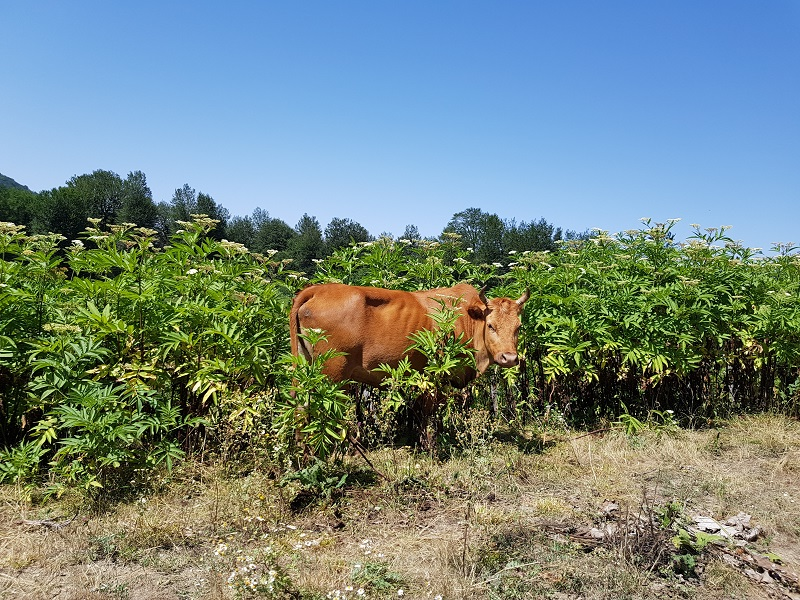
#> input picture images/input.jpg, 800 x 600 px
$ jupyter execute --allow-errors 45-Histogram-comparison.ipynb
#> lines starting #> are read from the running program, lines starting #| are printed output that depends on the picture; long printed decimals are rounded
# <div style="direction:rtl;text-align:right;font-family:B Lotus, B Nazanin, Tahoma">مقایسه دو هیستوگرام</div>

<div style="direction:rtl;text-align:right;font-family:B Lotus, B Nazanin, Tahoma">هیستوگرام به سایز تصویر حساس است!
</div>

[cell 1]
import matplotlib.pyplot as plt
import numpy as np
import cv2

#load images in gray-scale
image1 = cv2.imread('images/input.jpg',0)
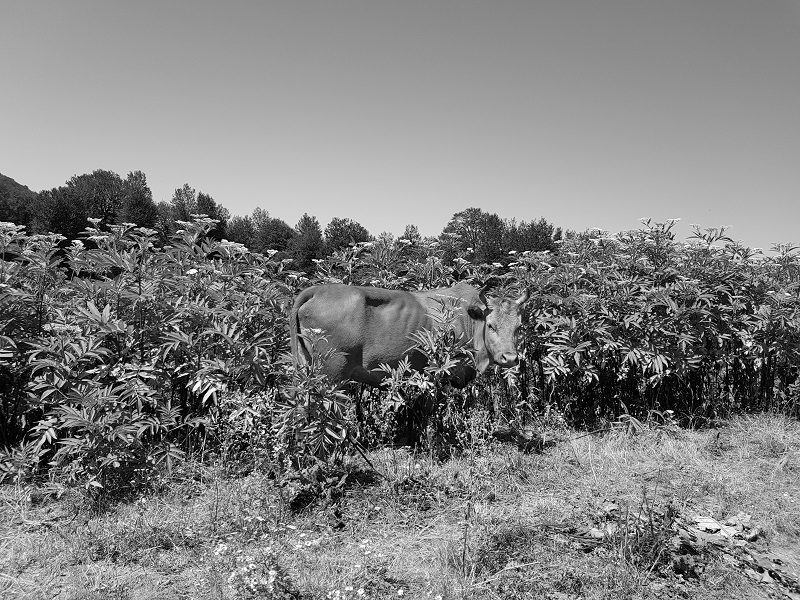
#> image1: shape (600, 800); min 0, max 255, mean 128.3
image2 = cv2.imread('images/input-small.jpg',0)

#print dimentions
print("image1 is: ", image1.shape)
#| image1 is:  (600, 800)
#> (the rest of this cell did not finish here and is left out)

### <div style="direction:rtl;text-align:right;font-family:B Lotus, B Nazanin, Tahoma">نرمال کردن هیستوگرام!
</div>

<div style="direction:rtl;text-align:right;font-family:B Lotus, B Nazanin, Tahoma">محور y را نرمال میکنیم که هیستوگرام مستقل از سایز تصویر شود.
</div>

```normalize(src, dst[, alpha[, beta[, norm_type```

https://docs.opencv.org/3.4/d2/de8/group__core__array.html#ga87eef7ee3970f86906d69a92cbf064bd

[cell 2]
import matplotlib.pyplot as plt
import numpy as np
import cv2

#load images in gray-scale
image1 = cv2.imread('images/input.jpg',0)
image2 = cv2.imread('images/input-small.jpg',0)

#calculate histograms
histogram1 = cv2.calcHist([image1], [0], None, [256], [0, 256])
#> histogram1 = 256 values, max 5105 at index 0, min 113 at index 250, mean 1875
histogram2 = cv2.calcHist([image2], [0], None, [256], [0, 256])
#> histogram2 = 256 values from 0 to 0

#copy histograms
histogram1_normalized = histogram1.copy()
#> histogram1_normalized has the same summary as histogram1
histogram2_normalized = histogram2.copy()
#> histogram2_normalized = 256 values from 0 to 0

#normalize histograms
cv2.normalize(histogram1, histogram1_normalized, alpha=0, beta=1, norm_type=cv2.NORM_MINMAX);
cv2.normalize(histogram2, histogram2_normalized, alpha=0, beta=1, norm_type=cv2.NORM_MINMAX);

#plot
plt.figure(figsize=[10,7])
plt.subplot(221);plt.plot(histogram1);plt.title("Bigger image before normalization");
plt.subplot(222);plt.plot(histogram2);plt.title("Smaller image before normalization");

plt.subplot(223);plt.plot(histogram1_normalized);plt.title("Bigger image after normalization");
plt.subplot(224);plt.plot(histogram2_normalized);plt.title("Smaller image after normalization");
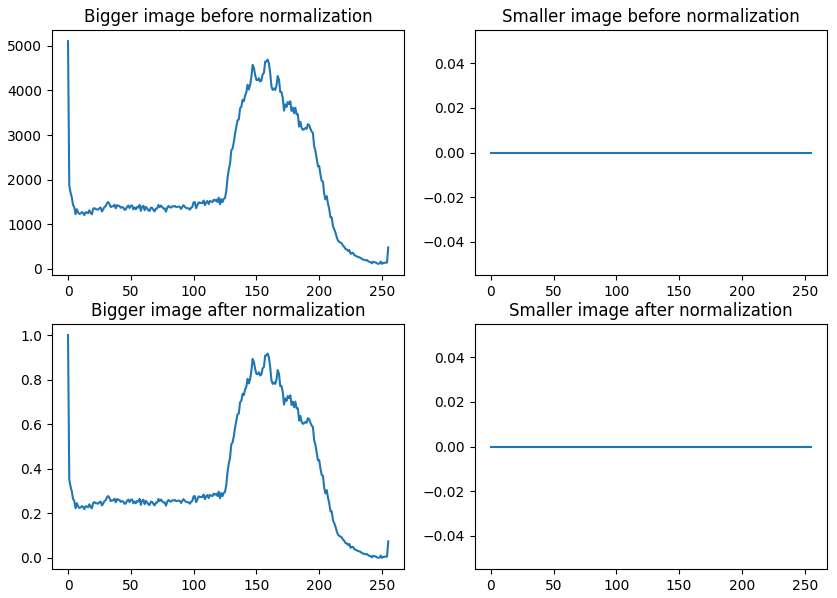
#> figure drawn by matplotlib, 4 panels; panel 1: curve peaks at x = 0, y = 5105; panel 3: curve peaks at x = 0, y = 1

### <div style="direction:rtl;text-align:right;font-family:B Lotus, B Nazanin, Tahoma">مقایسه هیستوگرامها
</div>

```compareHist(H1, H2, method)```

[cell 3]
import cv2
import numpy as np
import matplotlib.pyplot as plt


src_base = cv2.imread("images/Histogram_Comparison_Source_0.jpg")
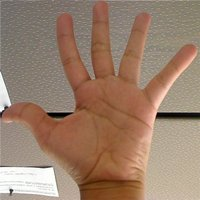
#> input picture images/Histogram_Comparison_Source_0.jpg, 200 x 200 px
#> src_base is the input picture: shape (200, 200, 3); mean B, G, R 107.8, 127.1, 154.3
src_test1 = cv2.imread("images/Histogram_Comparison_Source_1.jpg")
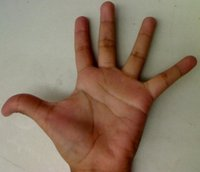
#> input picture images/Histogram_Comparison_Source_1.jpg, 200 x 172 px
#> src_test1 is the input picture: shape (172, 200, 3); mean B, G, R 101.1, 120.5, 140.6
src_test2 = cv2.imread("images/Histogram_Comparison_Source_2.jpg")
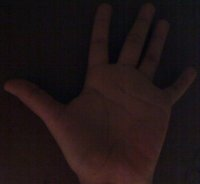
#> input picture images/Histogram_Comparison_Source_2.jpg, 200 x 184 px
#> src_test2 is the input picture: shape (184, 200, 3); mean B, G, R 21.5, 21.1, 32.2

hsv_base = cv2.cvtColor(src_base, cv2.COLOR_BGR2HSV)
#> hsv_base: shape (200, 200, 3); mean H, S, V 15.5, 80.3, 154.4
hsv_test1 = cv2.cvtColor(src_test1, cv2.COLOR_BGR2HSV)
#> hsv_test1: shape (172, 200, 3); mean H, S, V 22, 82.8, 141.4
hsv_test2 = cv2.cvtColor(src_test2, cv2.COLOR_BGR2HSV)
#> hsv_test2: shape (184, 200, 3); mean H, S, V 75.8, 89.4, 32.7

# create an image of half the base image (in HSV format):
hsv_half_down = hsv_base[hsv_base.shape[0]//2:,:]
#> hsv_half_down: shape (100, 200, 3); mean H, S, V 16.3, 92.8, 165.4


hist_base = cv2.calcHist([hsv_base], [0, 1], None,  [180,256], [0,180,0,256])
cv2.normalize(hist_base, hist_base, alpha=0, beta=1, norm_type=cv2.NORM_MINMAX)
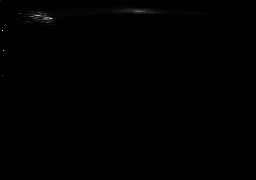
#> hist_base: shape (180, 256) float32; min 0, max 1, mean 0.00201
hist_half_down = cv2.calcHist([hsv_half_down], [0, 1], None,  [180,256], [0,180,0,256])
cv2.normalize(hist_half_down, hist_half_down, alpha=0, beta=1, norm_type=cv2.NORM_MINMAX)
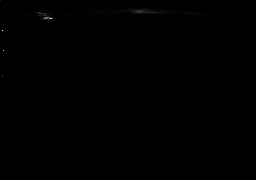
#> hist_half_down: shape (180, 256) float32; min 0, max 1, mean 0.00102
hist_test1 = cv2.calcHist([hsv_test1], [0, 1], None,  [180,256], [0,180,0,256])
cv2.normalize(hist_test1, hist_test1, alpha=0, beta=1, norm_type=cv2.NORM_MINMAX)
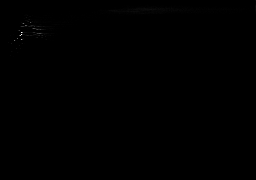
#> hist_test1: shape (180, 256) float32; min 0, max 1, mean 0.000773
hist_test2 = cv2.calcHist([hsv_test2], [0, 1], None,  [180,256], [0,180,0,256])
cv2.normalize(hist_test2, hist_test2, alpha=0, beta=1, norm_type=cv2.NORM_MINMAX)
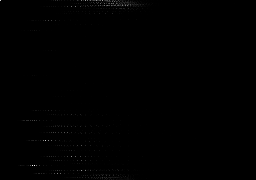
#> hist_test2: shape (180, 256) float32; min 0, max 1, mean 0.00199

base_base = cv2.compareHist(hist_base, hist_base, cv2.HISTCMP_BHATTACHARYYA)
#> base_base = 0
base_half = cv2.compareHist(hist_base, hist_half_down, cv2.HISTCMP_BHATTACHARYYA)
#> base_half = 0.311
base_test1 = cv2.compareHist(hist_base, hist_test1, cv2.HISTCMP_BHATTACHARYYA)
#> base_test1 = 0.75
base_test2 = cv2.compareHist(hist_base, hist_test2, cv2.HISTCMP_BHATTACHARYYA)
#> base_test2 = 0.946


plt.figure(figsize=[10,7])
plt.subplot(221);plt.imshow(src_base[...,::-1]);plt.title("Base image");
plt.subplot(222);plt.imshow(cv2.cvtColor(hsv_half_down, cv2.COLOR_HSV2RGB));plt.title("Half image");
plt.subplot(223);plt.imshow(src_test1[...,::-1]);plt.title("test1");
plt.subplot(224);plt.imshow(src_test2[...,::-1]);plt.title("test2");


print('Perfect: {}, \nBase-Half:{}, \nBase-Test(1):{}, \nBase-Test(2) :{}'.format(\
          base_base, base_half, base_test1, base_test2))
#| Perfect: 0.0,
#| Base-Half:0.3107,
#| Base-Test(1):0.7498,
#| Base-Test(2) :0.9465
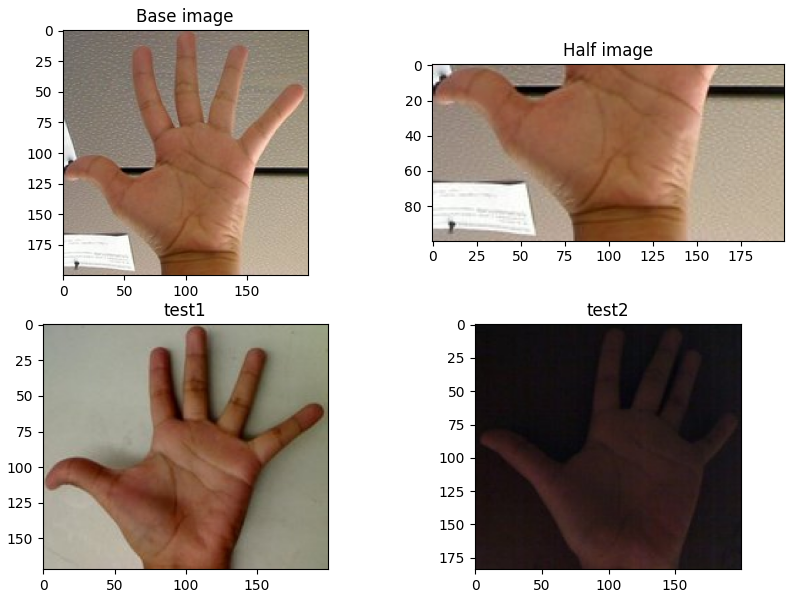
#> figure drawn by matplotlib, 4 panels

### <div style="direction:rtl;text-align:right;font-family:B Lotus, B Nazanin, Tahoma">بررسی سایر متدها
</div>

[cell 4]
import cv2
import numpy as np
import matplotlib.pyplot as plt


src_base = cv2.imread("images/Histogram_Comparison_Source_0.jpg")
src_test1 = cv2.imread("images/Histogram_Comparison_Source_1.jpg")
src_test2 = cv2.imread("images/Histogram_Comparison_Source_2.jpg")

hsv_base = cv2.cvtColor(src_base, cv2.COLOR_BGR2HSV)
hsv_test1 = cv2.cvtColor(src_test1, cv2.COLOR_BGR2HSV)
hsv_test2 = cv2.cvtColor(src_test2, cv2.COLOR_BGR2HSV)

# create an image of half the base image (in HSV format):
hsv_half_down = hsv_base[hsv_base.shape[0]//2:,:]


hist_base = cv2.calcHist([hsv_base], [0, 1], None,  [180,256], [0,180,0,256])
cv2.normalize(hist_base, hist_base, alpha=0, beta=1, norm_type=cv2.NORM_MINMAX)
hist_half_down = cv2.calcHist([hsv_half_down], [0, 1], None,  [180,256], [0,180,0,256])
cv2.normalize(hist_half_down, hist_half_down, alpha=0, beta=1, norm_type=cv2.NORM_MINMAX)
hist_test1 = cv2.calcHist([hsv_test1], [0, 1], None,  [180,256], [0,180,0,256])
cv2.normalize(hist_test1, hist_test1, alpha=0, beta=1, norm_type=cv2.NORM_MINMAX)
hist_test2 = cv2.calcHist([hsv_test2], [0, 1], None,  [180,256], [0,180,0,256])
cv2.normalize(hist_test2, hist_test2, alpha=0, beta=1, norm_type=cv2.NORM_MINMAX)

plt.figure(figsize=[10,7])
plt.subplot(221);plt.imshow(src_base[...,::-1]);plt.title("Base image");
plt.subplot(222);plt.imshow(cv2.cvtColor(hsv_half_down, cv2.COLOR_HSV2RGB));plt.title("Half image");
plt.subplot(223);plt.imshow(src_test1[...,::-1]);plt.title("test1");
plt.subplot(224);plt.imshow(src_test2[...,::-1]);plt.title("test2");


methods = [cv2.HISTCMP_BHATTACHARYYA, cv2.HISTCMP_CHISQR, cv2.HISTCMP_CORREL, cv2.HISTCMP_INTERSECT, cv2.HISTCMP_KL_DIV]
method_names = ['cv2.HISTCMP_BHATTACHARYYA', 'cv2.HISTCMP_CHISQR', 'cv2.HISTCMP_CORREL', 'cv2.HISTCMP_INTERSECT', 'cv2.HISTCMP_KL_DIV']

for method, method_name in zip(methods, method_names):
    print("Method:", method_name)
    base_base = cv2.compareHist(hist_base, hist_base, method)
    base_half = cv2.compareHist(hist_base, hist_half_down, method)
    base_test1 = cv2.compareHist(hist_base, hist_test1, method)
    base_test2 = cv2.compareHist(hist_base, hist_test2, method)
    print(' -Perfect: {}, \n -Base-Half:{}, \n -Base-Test(1):{}, \n -Base-Test(2) :{}\n---'.format(\
              base_base, base_half, base_test1, base_test2))
#> this loop made 5 passes
#> (base_base, base_half, base_test1, base_test2) on passes 1 to 5: (0, 0.311, 0.75, 0.946), (0, 34.03, 661.1, 1712.5), (1, 0.826, 0.082, 0.0207), (92.59, 46.74, 11.65, 4.54), (0, 180.5, 653.7, 1676.1)
#> (printed output is left out)
